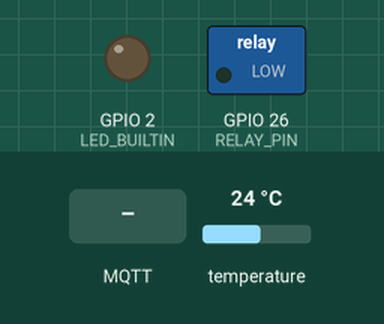
Simulated run of this program. Board: ESP32. Parts: switched loads named in the program (green lamp = pin HIGH), output pins drawn as LEDs (lit = HIGH). Inputs (shaded band) come from the test bench; at power-on: temperature 24 °C. WiFi joins after 1.5 s; servers stay silent unless stated; random numbers use the default seed unless the program sets one; no MQTT or app messages arrive unless stated; what the program prints to the serial monitor is not drawn.

Above: at 3.3 s.
3.4 s: MQTT message "on" arrives on the first subscribed topic
At 5.77 s:
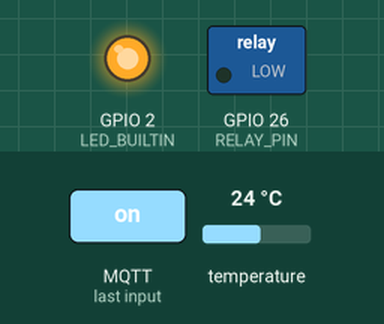
12.3 s: MQTT message "true" arrives on the first subscribed topic
17.2 s: MQTT message "1" arrives on the first subscribed topic
Timing chart, 0 to 27.3 s (numbered marks = the images above; inputs shaded):
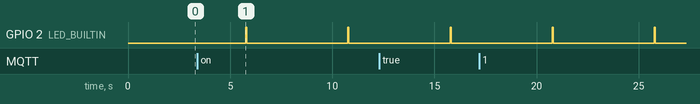

The program:

main.cpp
```cpp
// ============================================================
//  ESP32 SmartFarm — MQTT Telemetry
//
//  Temperature : DS18B20 บน GPIO14 (OneWire)
//               ถ้าไม่ต่อ sensor (คืน -127) → สุ่มค่าอัตโนมัติ
//  Humidity / Soil : simulated drift
//
//  Topics:
//    PUB  smartfarm/<DEVICE_ID>/telemetry  → sensor data (JSON)
//    PUB  smartfarm/<DEVICE_ID>/status     → online/offline
//    SUB  smartfarm/<DEVICE_ID>/command    → relay control
// ============================================================

#include <Arduino.h>
#include <WiFi.h>
#include <PubSubClient.h>
#include <ArduinoJson.h>
#include <OneWire.h>
#include <DallasTemperature.h>
#include "config.h"

// ────────────────────────────────────────────────────────────
//  DS18B20
// ────────────────────────────────────────────────────────────
OneWire           oneWire(DS18B20_PIN);
DallasTemperature ds18b20(&oneWire);
bool              sensorFound = false;

// ────────────────────────────────────────────────────────────
//  Global Objects
// ────────────────────────────────────────────────────────────
WiFiClient   wifiClient;
PubSubClient mqttClient(wifiClient);

// ────────────────────────────────────────────────────────────
//  Simulated state (ใช้เมื่อไม่ต่อ sensor หรือ sensor error)
// ────────────────────────────────────────────────────────────
float simTemperature  = 28.0f;
float simHumidity     = 65.0f;
float simSoilMoisture = 45.0f;

bool  relayState          = false;
unsigned long lastPublishTime   = 0;
unsigned long lastStatusTime    = 0;
unsigned long lastReconnectTime = 0;

// ────────────────────────────────────────────────────────────
//  Forward Declarations
// ────────────────────────────────────────────────────────────
void  connectWiFi();
bool  connectMQTT();
void  publishTelemetry();
void  publishStatus(const char* state);
void  mqttCallback(char* topic, byte* payload, unsigned int length);
float readTemperature();
void  setRelay(bool state);
void  updateSimValues();
void  printBanner();

// ============================================================
//  setup()
// ============================================================
void setup() {
    Serial.begin(SERIAL_BAUD);
    delay(500);

    pinMode(RELAY_PIN, OUTPUT);
    digitalWrite(RELAY_PIN, LOW);
    pinMode(LED_BUILTIN, OUTPUT);

    // DS18B20 init — ตรวจว่าต่อ sensor จริงหรือเปล่า
    ds18b20.begin();
    int deviceCount = ds18b20.getDeviceCount();
    sensorFound = (deviceCount > 0);

    printBanner();

    connectWiFi();

    mqttClient.setServer(MQTT_HOST, MQTT_PORT);
    mqttClient.setCallback(mqttCallback);
    mqttClient.setKeepAlive(60);
    mqttClient.setBufferSize(512);

    connectMQTT();
}

// ============================================================
//  loop()
// ============================================================
void loop() {
    if (WiFi.status() != WL_CONNECTED) {
        DBGLN("[WiFi] Disconnected — reconnecting...");
        connectWiFi();
    }

    if (!mqttClient.connected()) {
        unsigned long now = millis();
        if (now - lastReconnectTime >= MQTT_RECONNECT_MS) {
            lastReconnectTime = now;
            connectMQTT();
        }
    }

    mqttClient.loop();

    unsigned long now = millis();

    if (now - lastPublishTime >= PUBLISH_INTERVAL_MS) {
        lastPublishTime = now;
        updateSimValues();  // อัพเดต drift ก่อนส่ง
        publishTelemetry();
    }

    if (now - lastStatusTime >= STATUS_INTERVAL_MS) {
        lastStatusTime = now;
        publishStatus("online");
    }
}

// ============================================================
//  อัพเดตค่า simulated (drift ทีละน้อย)
// ============================================================
void updateSimValues() {
    simTemperature  += (random(-5, 6) * 0.1f);
    simHumidity     += (random(-3, 4) * 0.1f);
    simSoilMoisture += (random(-2, 3) * 0.5f);

    simTemperature  = constrain(simTemperature,  18.0f, 40.0f);
    simHumidity     = constrain(simHumidity,     30.0f, 95.0f);
    simSoilMoisture = constrain(simSoilMoisture, 10.0f, 90.0f);
}

// ============================================================
//  WiFi
// ============================================================
void connectWiFi() {
    DBGF("\n[WiFi] Connecting to: %s\n", WIFI_SSID);
    WiFi.mode(WIFI_STA);
    WiFi.begin(WIFI_SSID, WIFI_PASSWORD);

    unsigned long start = millis();
    while (WiFi.status() != WL_CONNECTED) {
        if (millis() - start > WIFI_TIMEOUT_MS) {
            DBGLN("[WiFi] Timeout! Restarting...");
            ESP.restart();
        }
        delay(500);
        DBG(".");
    }
    DBGLN();
    DBGF("[WiFi] IP: %s  RSSI: %d dBm\n",
         WiFi.localIP().toString().c_str(), WiFi.RSSI());
}

// ============================================================
//  MQTT
// ============================================================
bool connectMQTT() {
    String mac = WiFi.macAddress();
    mac.replace(":", "");
    String clientId = String(DEVICE_ID) + "-" + mac.substring(8);

    DBGF("[MQTT] Connecting to %s:%d as %s\n",
         MQTT_HOST, MQTT_PORT, clientId.c_str());

    String willTopic = String(TOPIC_STATUS);
    String willMsg   = "{\"device\":\"" DEVICE_ID "\",\"state\":\"offline\"}";

    bool connected;
    if (strlen(MQTT_USER) > 0) {
        connected = mqttClient.connect(
            clientId.c_str(), MQTT_USER, MQTT_PASS,
            willTopic.c_str(), 1, true, willMsg.c_str());
    } else {
        connected = mqttClient.connect(
            clientId.c_str(), nullptr, nullptr,
            willTopic.c_str(), 1, true, willMsg.c_str());
    }

    if (connected) {
        DBGLN("[MQTT] Connected!");
        mqttClient.subscribe(TOPIC_COMMAND, 1);
        publishStatus("online");
        return true;
    }
    DBGF("[MQTT] Failed rc=%d, retry in %d ms\n",
         mqttClient.state(), MQTT_RECONNECT_MS);
    return false;
}

// ============================================================
//  Publish Telemetry
// ============================================================
void publishTelemetry() {
    if (!mqttClient.connected()) return;

    float temp = readTemperature();
    int   rssi = WiFi.RSSI();

    JsonDocument doc;
    doc["device"]        = DEVICE_ID;
    doc["location"]      = LOCATION;
    doc["temperature"]   = round(temp * 10.0f) / 10.0f;
    doc["humidity"]      = round(simHumidity * 10.0f) / 10.0f;
    doc["soil_moisture"] = (int)simSoilMoisture;
    doc["relay"]         = relayState ? 1 : 0;
    doc["rssi"]          = rssi;
    doc["sensor"]        = sensorFound ? "ds18b20" : "simulated";

    char buf[256];
    size_t len = serializeJson(doc, buf, sizeof(buf));

    bool ok = mqttClient.publish(TOPIC_TELEMETRY, buf, false);
    if (ok) {
        digitalWrite(LED_BUILTIN, HIGH);
        delay(50);
        digitalWrite(LED_BUILTIN, LOW);
        DBGF("[PUB] %s (%d bytes)\n", buf, (int)len);
    } else {
        DBGLN("[PUB] FAILED");
    }
}

// ============================================================
//  Publish Status
// ============================================================
void publishStatus(const char* state) {
    if (!mqttClient.connected()) return;

    JsonDocument doc;
    doc["device"]   = DEVICE_ID;
    doc["state"]    = state;
    doc["ip"]       = WiFi.localIP().toString();
    doc["rssi"]     = WiFi.RSSI();
    doc["uptime_s"] = millis() / 1000;
    doc["sensor"]   = sensorFound ? "ds18b20" : "simulated";

    char buf[200];
    serializeJson(doc, buf, sizeof(buf));
    mqttClient.publish(TOPIC_STATUS, buf, true);
    DBGF("[PUB] Status: %s\n", buf);
}

// ============================================================
//  MQTT Callback
// ============================================================
void mqttCallback(char* topic, byte* payload, unsigned int length) {
    char msg[256];
    length = min(length, (unsigned int)(sizeof(msg) - 1));
    memcpy(msg, payload, length);
    msg[length] = '\0';

    DBGF("[SUB] %s | %s\n", topic, msg);

    JsonDocument doc;
    if (deserializeJson(doc, msg)) return;

    if (doc["relay"].is<int>()) {
        setRelay(doc["relay"].as<int>() == 1);
    } else if (doc["relay"].is<const char*>()) {
        String r = doc["relay"].as<String>();
        r.toLowerCase();
        setRelay(r == "on" || r == "true" || r == "1");
    }

    if (doc["restart"].as<bool>()) {
        DBGLN("[CMD] Restart!");
        publishStatus("restarting");
        delay(500);
        ESP.restart();
    }
}

// ============================================================
//  Read Temperature — DS18B20 with auto-fallback to simulated
// ============================================================
float readTemperature() {
    if (!sensorFound) return simTemperature;

    ds18b20.requestTemperatures();
    float t = ds18b20.getTempCByIndex(0);

    // DEVICE_DISCONNECTED_C = -127.0 หมายถึงไม่มี sensor
    if (t == DEVICE_DISCONNECTED_C || t < -55.0f || t > 125.0f) {
        sensorFound = false;
        DBGLN("[Sensor] DS18B20 disconnected — switching to simulated");
        return simTemperature;
    }
    return t;
}

// ============================================================
//  Relay Control
// ============================================================
void setRelay(bool state) {
    relayState = state;
    digitalWrite(RELAY_PIN, state ? HIGH : LOW);
    digitalWrite(LED_BUILTIN, state ? HIGH : LOW);
    DBGF("[RELAY] %s\n", state ? "ON" : "OFF");

    JsonDocument doc;
    doc["device"] = DEVICE_ID;
    doc["relay"]  = state ? 1 : 0;
    doc["source"] = "command";

    char buf[128];
    serializeJson(doc, buf, sizeof(buf));
    mqttClient.publish(TOPIC_TELEMETRY, buf, false);
}

// ============================================================
//  Banner
// ============================================================
void printBanner() {
    DBGLN("\n================================================");
    DBGLN("  ESP32 SmartFarm — MQTT Telemetry");
    DBGLN("================================================");
    DBGF("  Device   : %s\n",   DEVICE_ID);
    DBGF("  Broker   : %s:%d\n", MQTT_HOST, MQTT_PORT);
    DBGF("  DS18B20  : GPIO%d\n", DS18B20_PIN);
    if (sensorFound) {
        DBGLN("  Sensor   : DS18B20 CONNECTED");
    } else {
        DBGLN("  Sensor   : NOT FOUND — using simulated values");
    }
    DBGLN("================================================\n");
}
```

config.h
```cpp
#pragma once

// ============================================================
//  config.h — แก้ไขค่าตรงนี้ก่อน Flash ทุกครั้ง
// ============================================================

// ────────────────────────────────────────────────────────────
//  WiFi Credentials
// ────────────────────────────────────────────────────────────
#define WIFI_SSID       "Casa_Thalar"
#define WIFI_PASSWORD   "casa1234"

// ────────────────────────────────────────────────────────────
//  Device Identity
// ────────────────────────────────────────────────────────────
#define DEVICE_ID       "ESP32-FARM-001"
#define LOCATION        "farm"

// ────────────────────────────────────────────────────────────
//  MQTT Broker
// ────────────────────────────────────────────────────────────
#define MQTT_HOST       "192.168.1.121"
#define MQTT_PORT       1883
#define MQTT_USER       ""
#define MQTT_PASS       ""

// ────────────────────────────────────────────────────────────
//  MQTT Topics
// ────────────────────────────────────────────────────────────
#define TOPIC_TELEMETRY "smartfarm/" DEVICE_ID "/telemetry"
#define TOPIC_STATUS    "smartfarm/" DEVICE_ID "/status"
#define TOPIC_COMMAND   "smartfarm/" DEVICE_ID "/command"

// ────────────────────────────────────────────────────────────
//  Sensor Pins
//  DS18B20 — OneWire temperature sensor
//  ถ้าไม่ต่อ sensor จะสุ่มค่าอัตโนมัติ
// ────────────────────────────────────────────────────────────
#define DS18B20_PIN     14    // GPIO14 — DS18B20 Data (OneWire)
#define RELAY_PIN       26    // GPIO26 — Relay Control Output

// ────────────────────────────────────────────────────────────
//  Timing
// ────────────────────────────────────────────────────────────
#define PUBLISH_INTERVAL_MS   5000
#define STATUS_INTERVAL_MS    30000
#define WIFI_TIMEOUT_MS       15000
#define MQTT_RECONNECT_MS     5000

// ────────────────────────────────────────────────────────────
//  Built-in LED
// ────────────────────────────────────────────────────────────
#ifndef LED_BUILTIN
  #define LED_BUILTIN 2
#endif

// ────────────────────────────────────────────────────────────
//  Serial Debug
// ────────────────────────────────────────────────────────────
#define SERIAL_BAUD     115200
#define DEBUG_ENABLED   1

#if DEBUG_ENABLED
  #define DBG(x)    Serial.print(x)
  #define DBGLN(x)  Serial.println(x)
  #define DBGF(...) Serial.printf(__VA_ARGS__)
#else
  #define DBG(x)
  #define DBGLN(x)
  #define DBGF(...)
#endif
```

Measured:
- by itself, GPIO 2 (LED_BUILTIN): alternates HIGH for 0.05 s and LOW for 5.0 s
